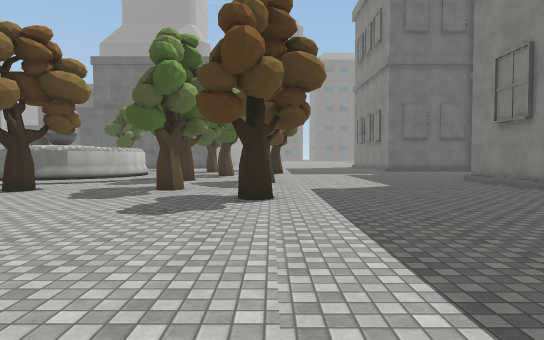
View 1 (above)

24 first-person views from a walk through a Unity game level. The camera is 1.4 m above the floor, tilts 2° down and sees 75° across. The floor is counted in squares, 2 m on a side. Each view is taken from the middle of a square. On the plan, view 1 faces up. The plan holds only what a view shows up to about 11 squares ahead; the rest is blank. The place goes on beyond the plan. The player is left out. Some animated figures are left out. Door leaves are left out, so doorways stand open. Some surface patterns are stand-ins.

View 2
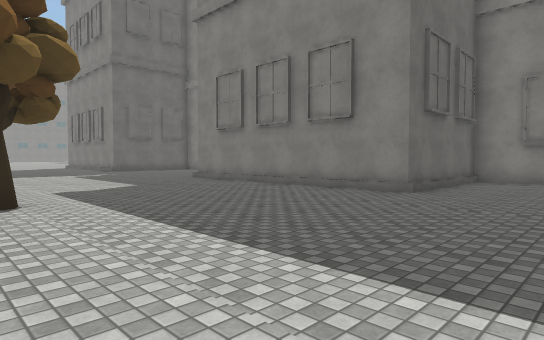

View 3
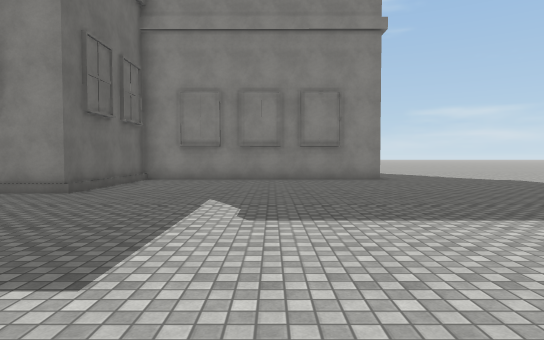

View 4
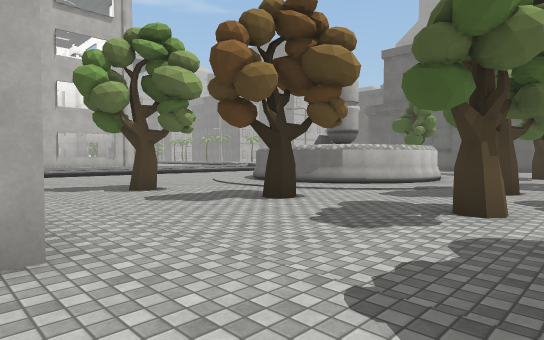

View 5
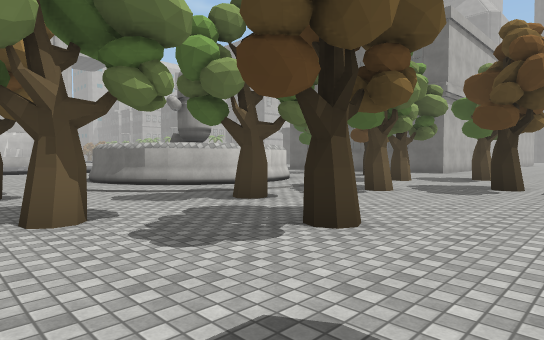

View 6
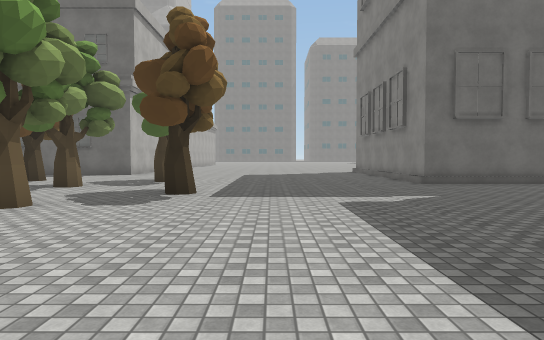

View 7
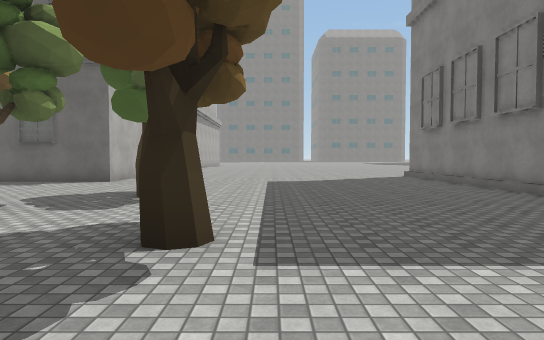

View 8
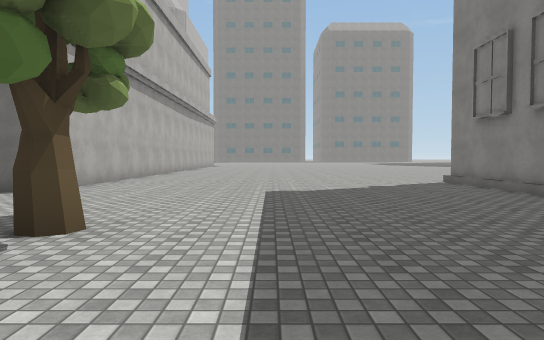

View 9
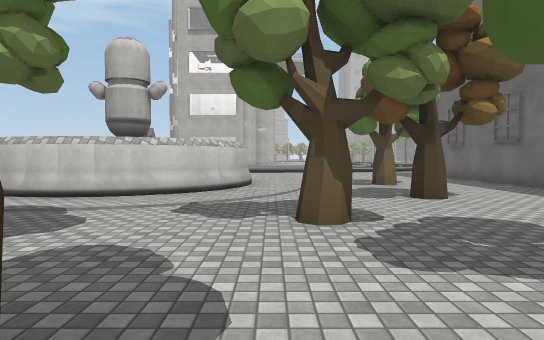

View 10
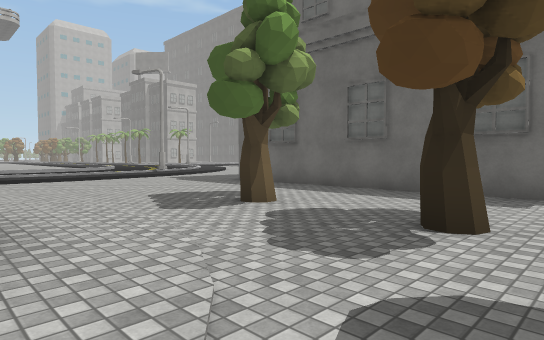

View 11
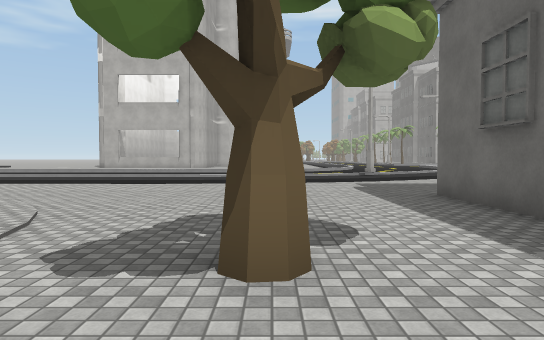

View 12
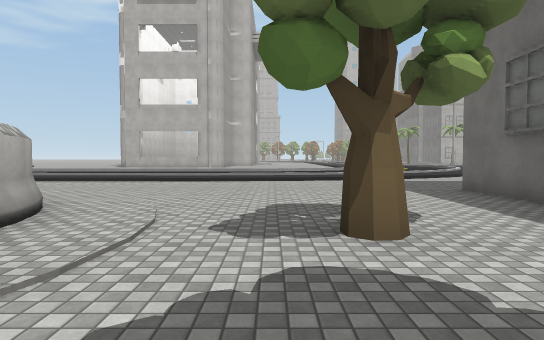

View 13
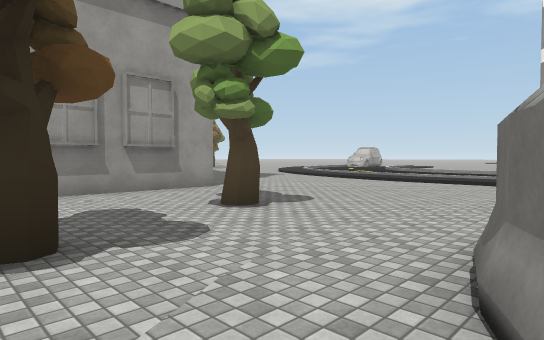

View 14
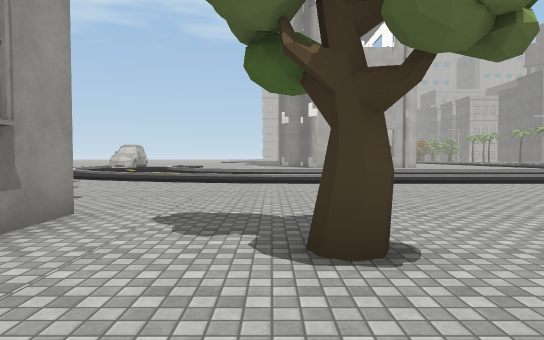

View 15
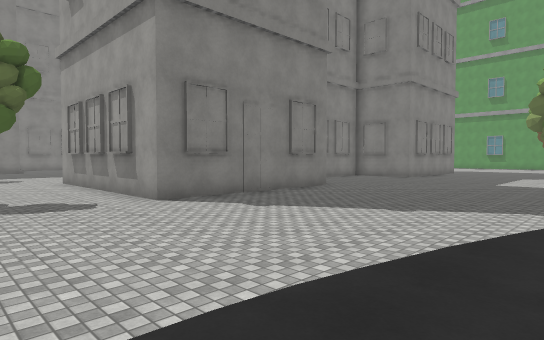

View 16
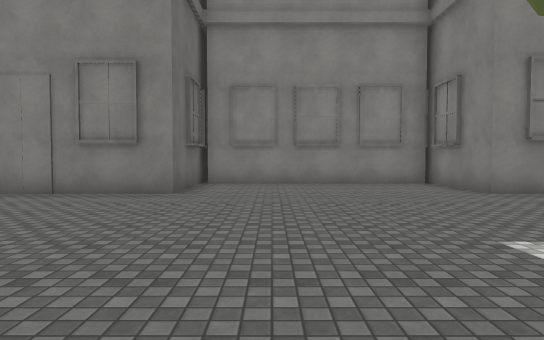

View 17
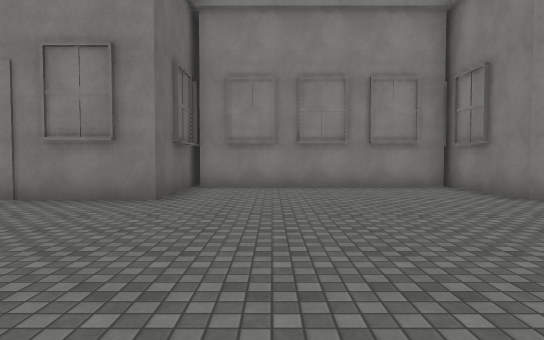

View 18
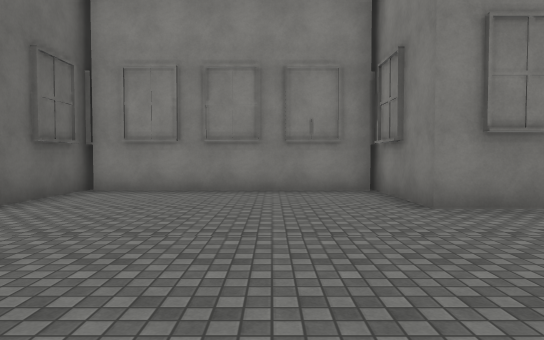

View 19
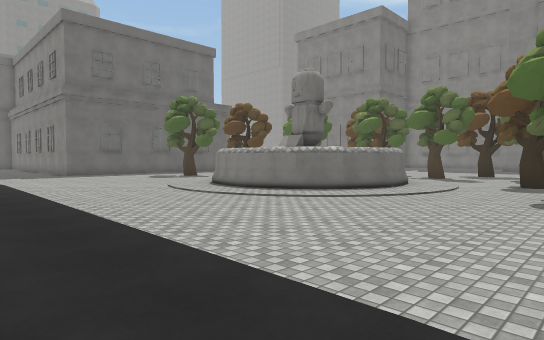

View 20
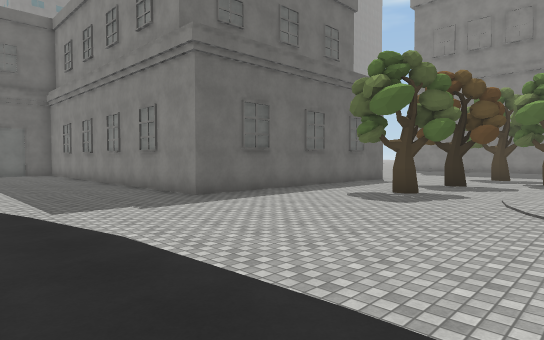

View 21
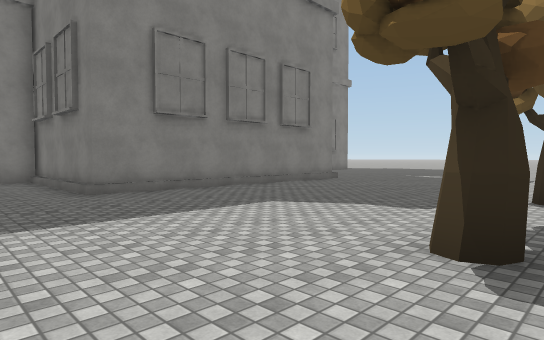

View 22
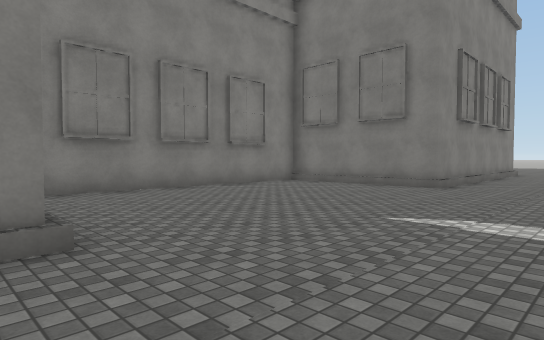

View 23
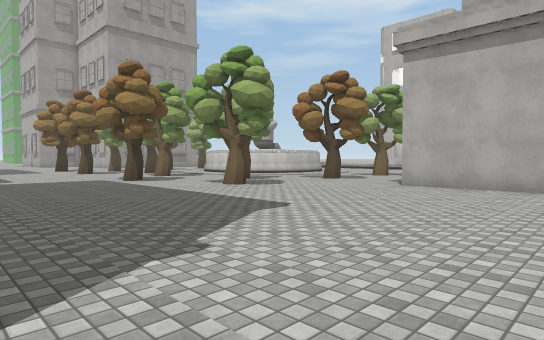

View 24
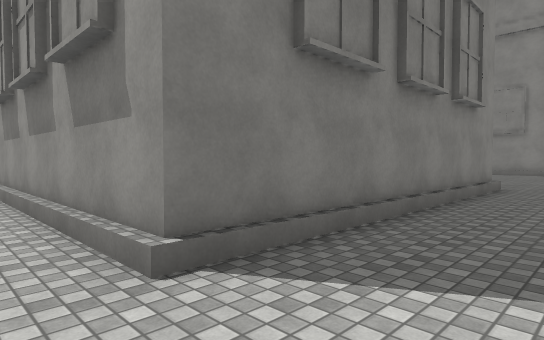

### Floor plan
Key: @ floor where view 1 was taken; # wall or solid block; . main floor; : floor 0.25 m higher than the main floor; / step, stairs or slope; ^ raised ledge; O other object.
Columns run from 17 left of view 1 to 11 right of it. Each row starts with its distance up from view 1.
 27  ....#       #............
 26  ....#       #.........#####O
 25 .....#       #.........#
 24 /....#       #.........#
 23 :....#########.........#
 22 :/.....................#
 21 :/.....................#
 20 //.......O..O..........#
 19 /:..............O......#
 18 //............O............O
 17 //..........................
 16 //...../###/.....O..........
 15 //.....#   ^/...............
 14 //....#     #..O............
 13 //....#     #...............
 12 //..../^   ^/...............
 11 //.....##^##..O.............#
 10 //...............O.....######
  9 //.....................#
  8 //.........O...O.......#
  7 //......O..............#
  6 /:...............O.....#
  5 /:.....................#
  4 :/.....................#
  3 :/.....#######.........#####
  2 :......#       .............
  1 /......#        ............
  0 /......#        .@..........
 -1  ......#        ............
 -2  ......####      ...........
 -3  .........        ..........
 -4 ..........         ........O
 -5  .........           .......
 -6  O........            ......
 -7    .......              ....
 -8     ...O..#              ...

Where each view was taken, in squares from view 1:
view 1: 0 up, 0 right, facing up
view 2: 0 up, 1 left, facing up-right
view 3: 1 down, 1 left, facing right
view 4: 3 up, 1 left, facing up-left
view 5: 7 up, 2 right, facing up-left
view 6: 9 up, 2 right, facing up
view 7: 13 up, 1 right, facing up
view 8: 16 up, 1 right, facing up
view 9: 17 up, 1 right, facing left
view 10: 16 up, 4 left, facing up-left
view 11: 20 up, 6 left, facing left
view 12: 19 up, 5 left, facing left
view 13: 11 up, 5 left, facing down-left
view 14: 6 up, 6 left, facing left
view 15: 7 up, 17 left, facing down-right
view 16: 4 down, 17 left, facing right
view 17: 4 down, 16 left, facing right
view 18: 6 down, 15 left, facing right
view 19: 6 up, 17 left, facing up-right
view 20: 16 up, 17 left, facing up-right
view 21: 13 up, 1 left, facing down-right
view 22: 19 up, 3 right, facing down-right
view 23: 27 up, 5 right, facing down-left
view 24: 27 up, 4 right, facing down-right
